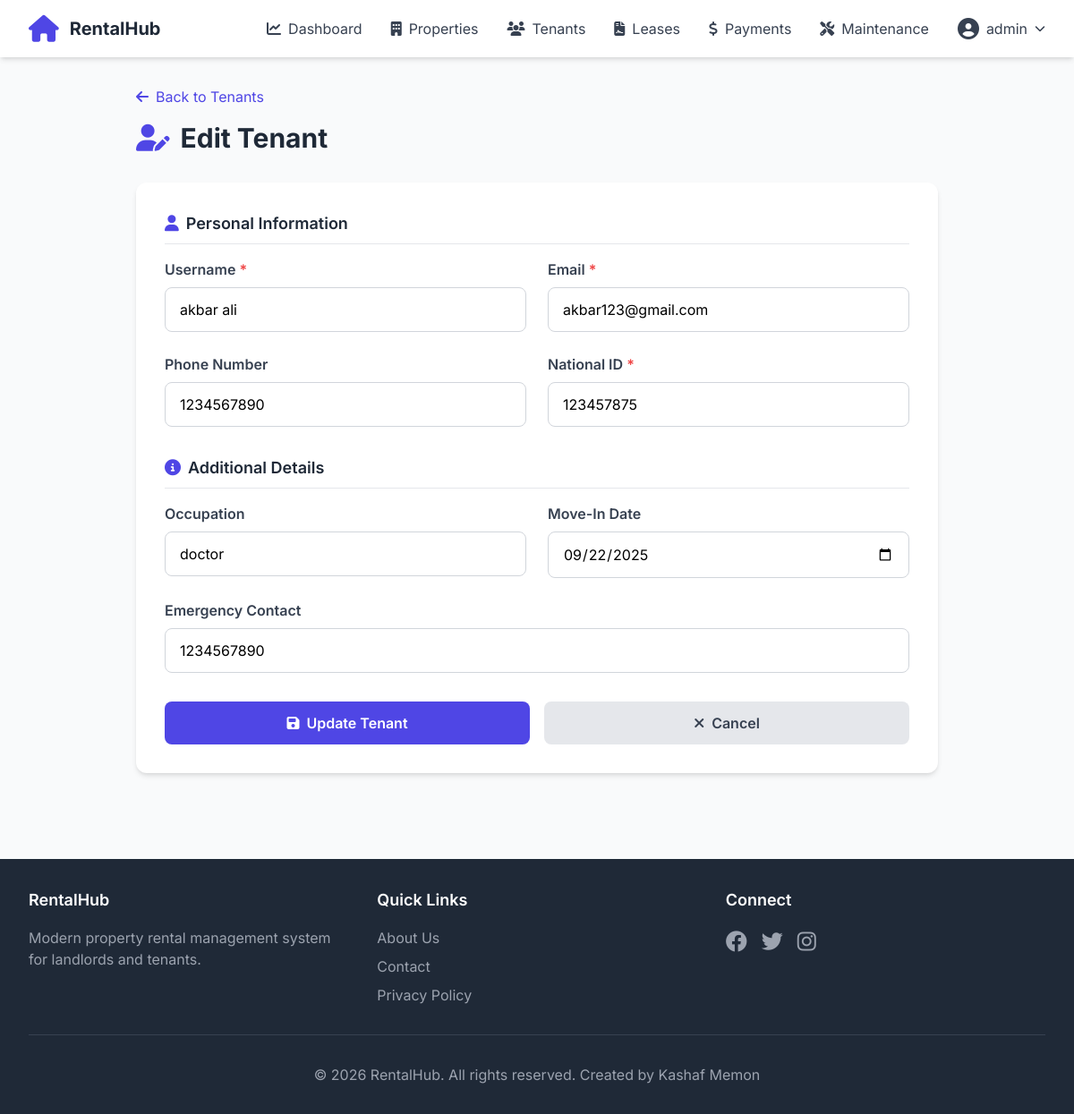
/tenants/edit/1 (signed in), run on the app's committed database.
### app/models.py (models this page shows, shortened)
class User(UserMixin, db.Model):
    __tablename__ = 'users'
    id = db.Column(db.Integer, primary_key=True)
    username = db.Column(db.String(80), unique=True, nullable=False)
    email = db.Column(db.String(120), unique=True, nullable=False)
    password_hash = db.Column(db.String(255), nullable=False)
    role = db.Column(db.String(20), nullable=False, default='owner')
    phone = db.Column(db.String(20))
    created_at = db.Column(db.DateTime, default=datetime.utcnow)
    is_active = db.Column(db.Boolean, default=True)
    properties = db.relationship('Property', backref='owner', lazy=True, cascade='all, delete-orphan')
    maintenance_requests = db.relationship('MaintenanceRequest', backref='assigned_staff', lazy=True,
                                          foreign_keys='MaintenanceRequest.assigned_staff_id')
    notifications = db.relationship('Notification', backref='user', lazy=True, cascade='all, delete-orphan')

class Tenant(db.Model):
    __tablename__ = 'tenants'
    id = db.Column(db.Integer, primary_key=True)
    user_id = db.Column(db.Integer, db.ForeignKey('users.id'), nullable=False)
    national_id = db.Column(db.String(50), nullable=False)
    emergency_contact = db.Column(db.String(100))
    occupation = db.Column(db.String(100))
    move_in_date = db.Column(db.Date)
    user = db.relationship('User', backref='tenant_profile', foreign_keys=[user_id])
    leases = db.relationship('Lease', backref='tenant', lazy=True, cascade='all, delete-orphan')
    maintenance_requests = db.relationship('MaintenanceRequest', backref='tenant_relation', lazy=True)

### app/routes/tenants.py (the view, shortened to what this page needs)
@bp.route('/edit/<int:id>', methods=['GET', 'POST'])
@login_required
def edit_tenant(id):
    tenant = Tenant.query.get_or_404(id)
    return render_template('tenants/edit.html', tenant=tenant)

### app/__init__.py (called while the page is built)
@login_manager.user_loader
def load_user(user_id):
    from app.models import User
    return User.query.get(int(user_id))

### app/templates/tenants/edit.html (shortened to what this page needs)
{% extends "base.html" %}
{% block content %}
<div class="max-w-4xl mx-auto fade-in">
    <div class="mb-8">
        <a href="{{ url_for('tenants.list_tenants') }}" class="text-indigo-600 hover:text-indigo-700 mb-4 inline-block">
            <i class="fas fa-arrow-left mr-2"></i>Back to Tenants
        </a>
        <h1 class="text-3xl font-bold text-gray-800">
            <i class="fas fa-user-edit text-indigo-600 mr-3"></i>Edit Tenant
        </h1>
    </div>
    <div class="bg-white rounded-xl shadow-md p-8">
        <form method="POST">
            <div class="mb-8">
                <h3 class="text-lg font-semibold text-gray-800 mb-4 pb-2 border-b">
                    <i class="fas fa-user mr-2 text-indigo-600"></i>Personal Information
                </h3>
                <div class="grid grid-cols-1 md:grid-cols-2 gap-6">
                    <div>
                        <label class="block text-gray-700 font-semibold mb-2">
                            Username <span class="text-red-500">*</span>
                        </label>
                        <input type="text" name="username" required value="{{ tenant.user.username }}"
                               class="w-full px-4 py-3 border border-gray-300 rounded-lg focus:ring-2 focus:ring-indigo-500 focus:border-transparent">
                    </div>
                    <div>
                        <label class="block text-gray-700 font-semibold mb-2">
                            Email <span class="text-red-500">*</span>
                        </label>
                        <input type="email" name="email" required value="{{ tenant.user.email }}"
                               class="w-full px-4 py-3 border border-gray-300 rounded-lg focus:ring-2 focus:ring-indigo-500 focus:border-transparent">
                    </div>
                    <div>
                        <label class="block text-gray-700 font-semibold mb-2">
                            Phone Number
                        </label>
                        <input type="tel" name="phone" value="{{ tenant.user.phone or '' }}"
                               class="w-full px-4 py-3 border border-gray-300 rounded-lg focus:ring-2 focus:ring-indigo-500 focus:border-transparent">
                    </div>
                    <div>
                        <label class="block text-gray-700 font-semibold mb-2">
                            National ID <span class="text-red-500">*</span>
                        </label>
                        <input type="text" name="national_id" required value="{{ tenant.national_id }}"
                               class="w-full px-4 py-3 border border-gray-300 rounded-lg focus:ring-2 focus:ring-indigo-500 focus:border-transparent">
                    </div>
                </div>
            </div>
            <div class="mb-8">
                <h3 class="text-lg font-semibold text-gray-800 mb-4 pb-2 border-b">
                    <i class="fas fa-info-circle mr-2 text-indigo-600"></i>Additional Details
                </h3>
                <div class="grid grid-cols-1 md:grid-cols-2 gap-6">
                    <div>
                        <label class="block text-gray-700 font-semibold mb-2">
                            Occupation
                        </label>
                        <input type="text" name="occupation" value="{{ tenant.occupation or '' }}"
                               class="w-full px-4 py-3 border border-gray-300 rounded-lg focus:ring-2 focus:ring-indigo-500 focus:border-transparent">
                    </div>
                    <div>
                        <label class="block text-gray-700 font-semibold mb-2">
                            Move-In Date
                        </label>
                        <input type="date" name="move_in_date"
                               value="{{ tenant.move_in_date.strftime('%Y-%m-%d') if tenant.move_in_date else '' }}"
                               class="w-full px-4 py-3 border border-gray-300 rounded-lg focus:ring-2 focus:ring-indigo-500 focus:border-transparent">
                    </div>
                    <div class="md:col-span-2">
                        <label class="block text-gray-700 font-semibold mb-2">
                            Emergency Contact
                        </label>
                        <input type="text" name="emergency_contact" value="{{ tenant.emergency_contact or '' }}"
                               class="w-full px-4 py-3 border border-gray-300 rounded-lg focus:ring-2 focus:ring-indigo-500 focus:border-transparent">
                    </div>
                </div>
            </div>
            <div class="flex space-x-4">
                <button type="submit"
                        class="flex-1 bg-indigo-600 text-white px-6 py-3 rounded-lg hover:bg-indigo-700 transition font-semibold">
                    <i class="fas fa-save mr-2"></i>Update Tenant
                </button>
                <a href="{{ url_for('tenants.list_tenants') }}"
                   class="flex-1 bg-gray-200 text-gray-700 px-6 py-3 rounded-lg hover:bg-gray-300 transition font-semibold text-center">
                    <i class="fas fa-times mr-2"></i>Cancel
                </a>
            </div>
        </form>
    </div>
</div>
{% endblock %}

### app/templates/base.html (shortened to what this page needs)
<!DOCTYPE html>
<html lang="en">
<head>
    <script src="https://cdn.tailwindcss.com"></script>
    <link rel="stylesheet" href="https://cdnjs.cloudflare.com/ajax/libs/font-awesome/6.4.0/css/all.min.css">
</head>
<body class="bg-gray-50 min-h-screen">
    <nav class="bg-white shadow-md sticky top-0 z-50">
        <div class="max-w-7xl mx-auto px-4 sm:px-6 lg:px-8">
            <div class="flex justify-between items-center h-16">
                <div class="flex items-center">
                    <a href="{{ url_for('main.index') }}" class="flex items-center space-x-3">
                        <i class="fas fa-home text-3xl text-indigo-600"></i>
                        <span class="text-xl font-bold text-gray-800">RentalHub</span>
                    </a>
                </div>
                <div class="hidden md:flex items-center space-x-8">
                    {% if current_user.is_authenticated %}
                        <a href="{{ url_for('main.dashboard') }}" class="text-gray-700 hover:text-indigo-600 transition">
                            <i class="fas fa-chart-line mr-2"></i>Dashboard
                        </a>
                        <a href="{{ url_for('properties.list_properties') }}" class="text-gray-700 hover:text-indigo-600 transition">
                            <i class="fas fa-building mr-2"></i>Properties
                        </a>
                        <a href="{{ url_for('tenants.list_tenants') }}" class="text-gray-700 hover:text-indigo-600 transition">
                            <i class="fas fa-users mr-2"></i>Tenants
                        </a>
                        <a href="{{ url_for('leases.list_leases') }}" class="text-gray-700 hover:text-indigo-600 transition">
                            <i class="fas fa-file-contract mr-2"></i>Leases
                        </a>
                        <a href="{{ url_for('payments.list_payments') }}" class="text-gray-700 hover:text-indigo-600 transition">
                            <i class="fas fa-dollar-sign mr-2"></i>Payments
                        </a>
                        <a href="{{ url_for('maintenance.list_requests') }}" class="text-gray-700 hover:text-indigo-600 transition">
                            <i class="fas fa-tools mr-2"></i>Maintenance
                        </a>
                        <div class="relative group">
                            <button class="flex items-center space-x-2 text-gray-700 hover:text-indigo-600 transition">
                                <i class="fas fa-user-circle text-2xl"></i>
                                <span>{{ current_user.username }}</span>
                                <i class="fas fa-chevron-down text-xs"></i>
                            </button>
                        </div>
                    {% else %}
                        <a href="{{ url_for('auth.login') }}" class="text-gray-700 hover:text-indigo-600 transition">Login</a>
                        <a href="{{ url_for('auth.register') }}" class="bg-indigo-600 text-white px-6 py-2 rounded-lg hover:bg-indigo-700 transition">
                            Sign Up
                        </a>
                    {% endif %}
                </div>
            </div>
        </div>
    </nav>
    <main class="max-w-7xl mx-auto px-4 sm:px-6 lg:px-8 py-8">
        {% block content %}{% endblock %}
    </main>
    <footer class="bg-gray-800 text-white mt-16">
        <div class="max-w-7xl mx-auto px-4 sm:px-6 lg:px-8 py-8">
            <div class="grid grid-cols-1 md:grid-cols-3 gap-8">
                <div>
                    <h3 class="text-lg font-semibold mb-4">RentalHub</h3>
                    <p class="text-gray-400">Modern property rental management system for landlords and tenants.</p>
                </div>
                <div>
                    <h3 class="text-lg font-semibold mb-4">Quick Links</h3>
                    <ul class="space-y-2 text-gray-400">
                        <li><a href="#" class="hover:text-white transition">About Us</a></li>
                        <li><a href="#" class="hover:text-white transition">Contact</a></li>
                        <li><a href="#" class="hover:text-white transition">Privacy Policy</a></li>
                    </ul>
                </div>
                <div>
                    <h3 class="text-lg font-semibold mb-4">Connect</h3>
                    <div class="flex space-x-4">
                        <a href="#" class="text-gray-400 hover:text-white transition"><i class="fab fa-facebook text-2xl"></i></a>
                        <a href="#" class="text-gray-400 hover:text-white transition"><i class="fab fa-twitter text-2xl"></i></a>
                        <a href="#" class="text-gray-400 hover:text-white transition"><i class="fab fa-instagram text-2xl"></i></a>
                    </div>
                </div>
            </div>
            <div class="border-t border-gray-700 mt-8 pt-8 text-center text-gray-400">
                <p>&copy; 2026 RentalHub. All rights reserved. Created by Kashaf Memon</p>
            </div>
        </div>
    </footer>
</body>
</html>

### app/templates/base.html (style rules this page uses)
body { font-family: 'Inter', sans-serif; }
.fade-in { animation: fadeIn 0.3s ease-out; }

### data on the page
User: username "admin"
User: username "akbar ali", email "akbar123@gmail.com", phone "1234567890"
Tenant: national_id "123457875", occupation "doctor", move_in_date "09/22/2025", emergency_contact "1234567890"
